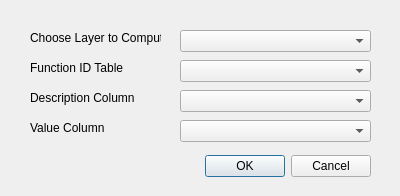
<?xml version="1.0" encoding="UTF-8"?>
<ui version="4.0">
 <class>SiliconSaberDialogBase</class>
 <widget class="QDialog" name="SiliconSaberDialogBase">
  <property name="geometry">
   <rect>
    <x>0</x>
    <y>0</y>
    <width>400</width>
    <height>196</height>
   </rect>
  </property>
  <property name="windowTitle">
   <string>SiliconSaber - Compute Fields</string>
  </property>
  <property name="modal">
   <bool>true</bool>
  </property>
  <widget class="QDialogButtonBox" name="button_box">
   <property name="geometry">
    <rect>
     <x>30</x>
     <y>150</y>
     <width>341</width>
     <height>32</height>
    </rect>
   </property>
   <property name="orientation">
    <enum>Qt::Horizontal</enum>
   </property>
   <property name="standardButtons">
    <set>QDialogButtonBox::Cancel|QDialogButtonBox::Ok</set>
   </property>
  </widget>
  <widget class="QComboBox" name="layerList">
   <property name="geometry">
    <rect>
     <x>180</x>
     <y>30</y>
     <width>191</width>
     <height>22</height>
    </rect>
   </property>
  </widget>
  <widget class="QLabel" name="label">
   <property name="geometry">
    <rect>
     <x>30</x>
     <y>30</y>
     <width>131</width>
     <height>16</height>
    </rect>
   </property>
   <property name="text">
    <string>Choose Layer to Compute</string>
   </property>
  </widget>
  <widget class="QComboBox" name="functionTable">
   <property name="geometry">
    <rect>
     <x>180</x>
     <y>60</y>
     <width>191</width>
     <height>22</height>
    </rect>
   </property>
  </widget>
  <widget class="QLabel" name="label_3">
   <property name="geometry">
    <rect>
     <x>30</x>
     <y>60</y>
     <width>121</width>
     <height>16</height>
    </rect>
   </property>
   <property name="text">
    <string>Function ID Table</string>
   </property>
  </widget>
  <widget class="QComboBox" name="val_col">
   <property name="geometry">
    <rect>
     <x>180</x>
     <y>120</y>
     <width>191</width>
     <height>22</height>
    </rect>
   </property>
  </widget>
  <widget class="QLabel" name="label_4">
   <property name="geometry">
    <rect>
     <x>30</x>
     <y>90</y>
     <width>121</width>
     <height>16</height>
    </rect>
   </property>
   <property name="text">
    <string>Description Column</string>
   </property>
  </widget>
  <widget class="QComboBox" name="desc_col">
   <property name="geometry">
    <rect>
     <x>180</x>
     <y>90</y>
     <width>191</width>
     <height>22</height>
    </rect>
   </property>
  </widget>
  <widget class="QLabel" name="label_5">
   <property name="geometry">
    <rect>
     <x>30</x>
     <y>120</y>
     <width>121</width>
     <height>16</height>
    </rect>
   </property>
   <property name="text">
    <string>Value Column</string>
   </property>
  </widget>
 </widget>
 <resources/>
 <connections>
  <connection>
   <sender>button_box</sender>
   <signal>accepted()</signal>
   <receiver>SiliconSaberDialogBase</receiver>
   <slot>accept()</slot>
   <hints>
    <hint type="sourcelabel">
     <x>20</x>
     <y>20</y>
    </hint>
    <hint type="destinationlabel">
     <x>20</x>
     <y>20</y>
    </hint>
   </hints>
  </connection>
  <connection>
   <sender>button_box</sender>
   <signal>rejected()</signal>
   <receiver>SiliconSaberDialogBase</receiver>
   <slot>reject()</slot>
   <hints>
    <hint type="sourcelabel">
     <x>20</x>
     <y>20</y>
    </hint>
    <hint type="destinationlabel">
     <x>20</x>
     <y>20</y>
    </hint>
   </hints>
  </connection>
 </connections>
</ui>
